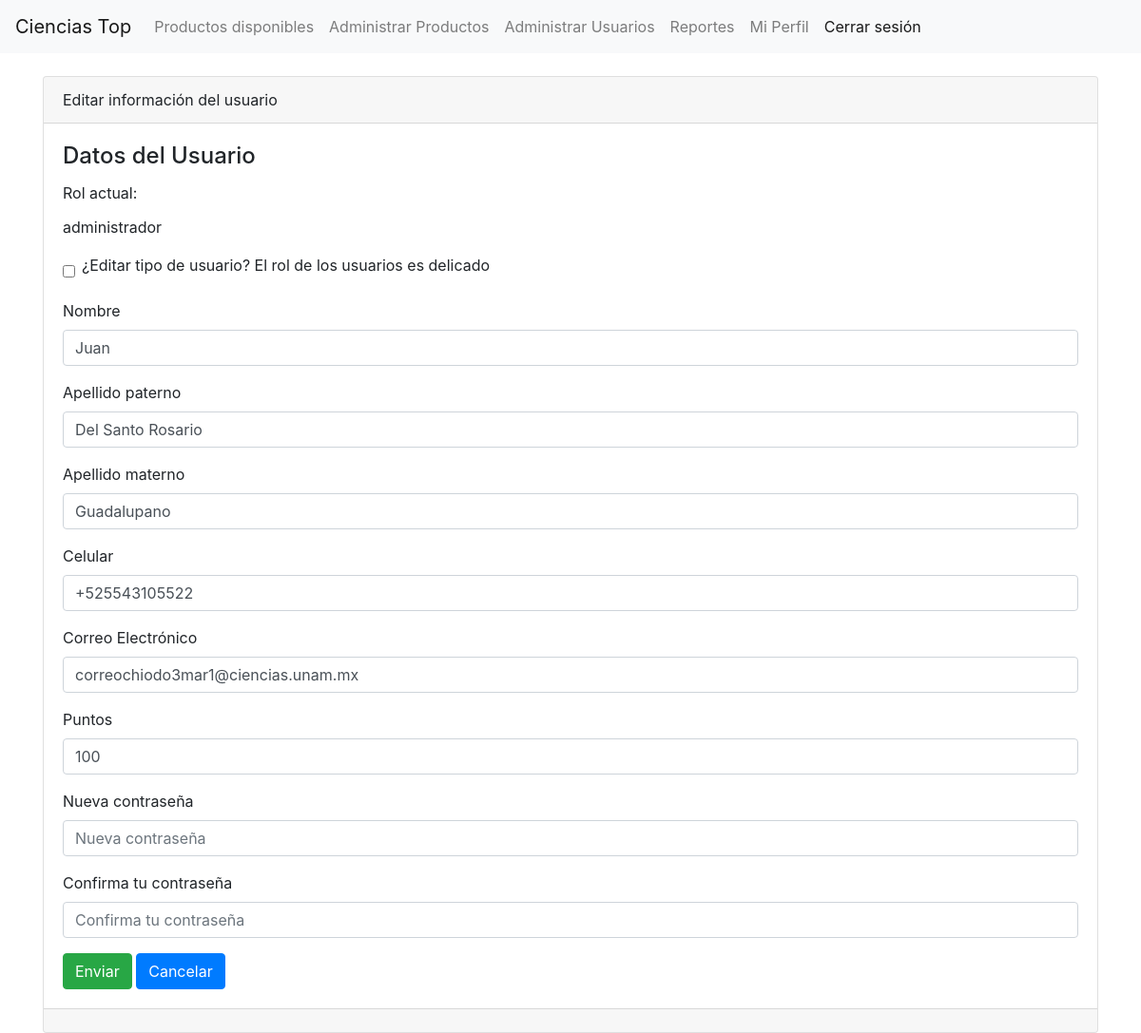
The app's page /usuarios/usuarios/editar/123456710 (signed in) with its own data.
### usuario/models.py (models this page shows, shortened)
class Usuario(models.Model):
    user = models.OneToOneField(User, on_delete=models.CASCADE)
    nombre = models.CharField(max_length=40)
    apellidopaterno = models.CharField(max_length=40)
    apellidomaterno = models.CharField(max_length=40)
    puntos = models.IntegerField(default=100)
    celular = PhoneNumberField()
    nocuenta = models.CharField(max_length=9)
    area = models.CharField(max_length=100, default='trabajador')
    email = models.EmailField()
    oculto = models.BooleanField(default=False)
    def get_group_display(self):
        return ', '.join([group.name for group in self.user.groups.all()])  # Devuelve los grupos del usuario

### usuario/views.py (the view)
# urls.py: path('usuarios/editar/<int:nocuenta>', views.editar_usuario, name='editar_u'),
@login_required
@user_passes_test(is_admin)
def editar_usuario(request, nocuenta):
    usuario = get_object_or_404(Usuario, nocuenta=nocuenta)
    user = usuario.user
    area = usuario.area
    if request.method == 'POST':
        formulario = UserEditForm(request.POST, instance=usuario)
        if formulario.is_valid():
            formulario.save()
            usuario.area = area
            usuario.save()
            if request.POST.get('toggleTipousuario') == '1':
                nuevo_tipousuario = formulario.cleaned_data.get('tipousuario')
                grupo_actual = user.groups.first().name if user.groups.exists() else None
                if nuevo_tipousuario and nuevo_tipousuario != grupo_actual:
                    user.groups.clear()
                    if nuevo_tipousuario == 'proveedor':
                        add_to_group = Group.objects.get(name='proveedor')
                    elif nuevo_tipousuario == 'administrador':
                        add_to_group = Group.objects.get(name='administrador')
                    else:
                        add_to_group = Group.objects.get(name='usuario_c')
                    add_to_group.user_set.add(user)
            return redirect('usuarios')
    else:
        formulario = UserEditForm(instance=usuario)
    return render(request, 'usuarios/editar.html', {'formulario': formulario, 'usuario': usuario})

### usuario/forms.py (shortened to what this page needs)
class UserEditForm(forms.ModelForm):
    USER_CHOICES = [
        ('administrador', 'Administrador'),
        ('proveedor', 'Proveedor'),
        ('usuario', 'Usuario'),
    ]
    tipousuario = forms.ChoiceField(label='Tipo de Usuario', choices=USER_CHOICES, required=False)
    nombre = forms.CharField(label='Nombre', max_length=40)
    apellidopaterno = forms.CharField(label='Apellido paterno', max_length=40)
    apellidomaterno = forms.CharField(label='Apellido materno', max_length=40)
    celular = PhoneNumberField(label='Número de teléfono')
    email = forms.EmailField(label='Correo Electrónico')
    puntos = forms.IntegerField(label='Puntos')
    password = forms.CharField(label='Nueva contraseña', widget=forms.PasswordInput, required=False)
    password2 = forms.CharField(label='Confirma tu contraseña', widget=forms.PasswordInput, required=False)
    class Meta:
        model = Usuario
        fields = ['tipousuario', 'nombre', 'apellidopaterno', 'apellidomaterno', 'celular', 'email', 'puntos', 'password', 'password2']

### usuario/views.py (called while the page is built)
def is_admin(user):
    return user.groups.filter(name='administrador').exists()

### usuario/templates/usuarios/editar.html (shortened to what this page needs)
{% extends 'base.html' %}
{% block contenido %}
<div class="card">
    <div class="card-header">Editar información del usuario</div>
    <div class="card-body">
        <h4 class="card-title">Datos del Usuario</h4>
        {% include 'usuarios/edicion_form.html' %}
    </div>
    <div class="card-footer text-muted"></div>
</div>
{% endblock %}

### usuario/templates/usuarios/edicion_form.html (shortened to what this page needs)
<form enctype="multipart/form-data" method="post">
    <div class="mb-3">
        <label class="form-label">Rol actual:</label>
        <span class="form-text">{{ usuario.get_group_display }}</span>
    </div>
    <div class="mb-3 form-check">
        <label class="form-label">¿Editar tipo de usuario? El rol de los usuarios es delicado</label>
        <input type="checkbox" id="toggleTipousuario" name="toggleTipousuario" value="1" class="form-check-input">
    </div>
    {% for campo in formulario %}
        {% if campo.name != 'tipousuario' %}
        <div class="mb-3">
            <label for="{{ campo.id_for_label }}" class="form-label">{{ campo.label }}</label>
            {% if campo.field.widget.input_type == 'select' %}
                {{ campo }}
            {% else %}
                <input
                    type="{{ campo.field.widget.input_type }}"
                    class="form-control"
                    name="{{ campo.name }}"
                    id="{{ campo.id_for_label }}"
                    aria-describedby="helpId"
                    placeholder="{{ campo.label }}"
                    value="{{ campo.value|default:'' }}"
                />
            {% endif %}
        </div>
        {% endif %}
    {% endfor %}
    <input
        name=""
        id=""
        class="btn btn-success"
        type="submit"
        value="Enviar"
    />
    <a
        name=""
        id=""
        class="btn btn-primary"
        href="{% url 'usuarios' %}"
        role="button"
    >Cancelar</a>
</form>

### usuario/templates/usuarios/edicion_form.html (style rules this page uses)
.form-check { display: flex; align-items: center; margin-right: 10px; }

### records on screen
Usuario: group "administrador", nombre "Juan" "Del Santo Rosario" "Guadalupano" "+525543105522" "correochiodo3mar1@ciencias.unam.mx"

### other values on screen
{{ campo.label }} "Nombre" "Apellido paterno" "Apellido materno" "Celular" "Correo Electrónico" "Puntos" "Nueva contraseña" "Confirma tu contraseña"
